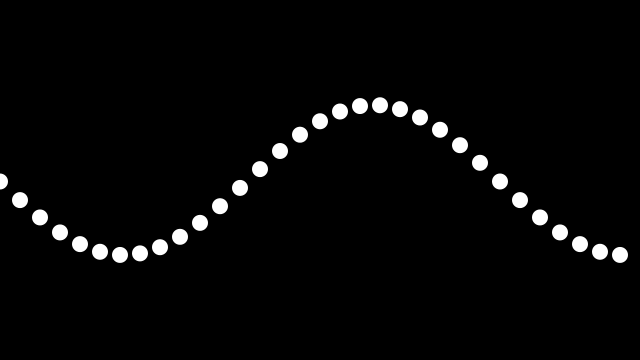
Frame 1 (no input)
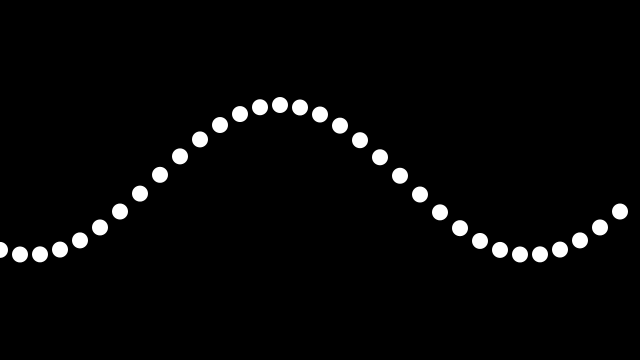
Frame 60 (the mouse pressed at the canvas centre just before this capture)
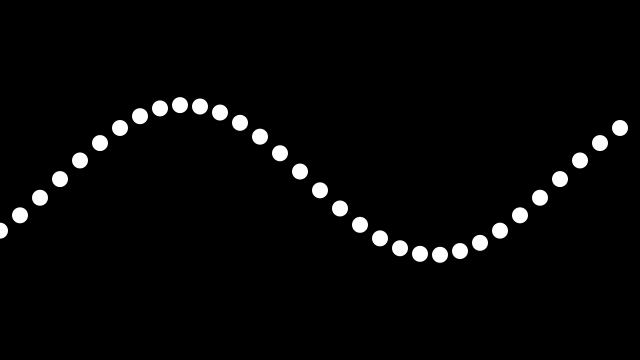
Frame 120 (the mouse held since frame 60 and released just before this capture)

The Processing sketch that drew these frames (run headless with seeded random() and noise(); from frame 60 on, the mouse is pressed at the canvas centre):

// Processing sketch: Try1
// ── Try1.pde
int xspacing = 20;   // How far apart should each horizontal location be spaced
int w;              // Width of entire wave

float theta = 0.0;  // Start angle at 0
float amplitude = 75.0;  // Height of wave
float period = 500.0;  // How many pixels before the wave repeats
float dx;  // Value for incrementing X, a function of period and xspacing
float[] yvalues;  // Using an array to store height values for the wave
int value = 0;

void setup() {
  size(640, 360);
  w = width+16;
  dx = (TWO_PI / period) * xspacing;
  yvalues = new float[w/xspacing];
}

void draw() {
  background(0);
  calcWave();
  renderWave();
}

void calcWave() {
  // Increment theta (try different values for 'angular velocity' here
  theta += 0.02;

  // For every x value, calculate a y value with sine function
  float x = theta;
  for (int i = 0; i < yvalues.length; i++) {
    yvalues[i] = sin(x)*amplitude;
    x+=dx;
  }
}

void renderWave() {
  noStroke();
  fill(255);
  // A simple way to draw the wave with an ellipse at each location
  for (int x = 0; x < yvalues.length; x++) {
    ellipse(x*xspacing, height/2+yvalues[x], 16, 16);
  }
}

void mouseClicked() {
  if (value == 0) {
    value = 255;
  } else {
    value = 0;
  }
}
